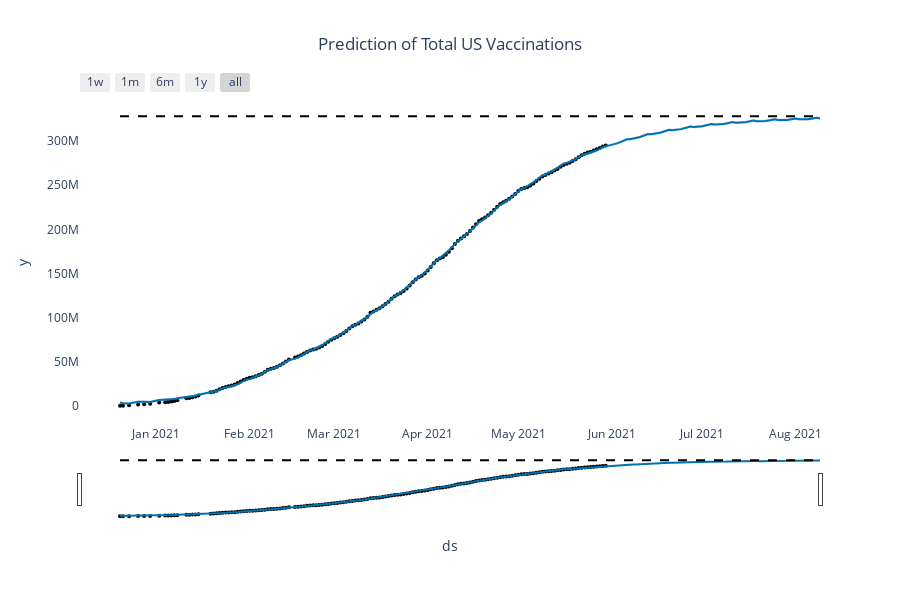

Source (notebook cell):
### Code cell
total_vacc_pred_fig = plot_plotly(m, forecast_total_vacc)
total_vacc_pred_fig.update_layout({'plot_bgcolor': 'rgba(0, 0, 0, 0)','paper_bgcolor': 'rgba(0, 0, 0, 0)',})
total_vacc_pred_fig.update_layout(title_text='Prediction of Total US Vaccinations', title_x=0.5)
total_vacc_pred_fig.show()

### Figure 1 — Plotly figure (JSON) as saved in the notebook; plotly's stock layout.template omitted (floating-point values rounded to 4 significant figures; data arrays with more than 128 entries replaced by an {"elided": "..."} marker saying what was removed)
{"data": [{"marker": {"color": "black", "size": 4}, "mode": "markers", "name": "Actual", "type": "scatter", "x": {"elided": "148 str values"}, "y": {"elided": "148 int values"}}, {"hoverinfo": "skip", "line": {"width": 0}, "mode": "lines", "type": "scatter", "x": {"elided": "219 str values"}, "y": {"elided": "219 float values"}}, {"fill": "tonexty", "fillcolor": "rgba(0, 114, 178, 0.2)", "line": {"color": "#0072B2", "width": 2}, "mode": "lines", "name": "Predicted", "type": "scatter", "x": {"elided": "219 str values"}, "y": {"elided": "219 float values"}}, {"fill": "tonexty", "fillcolor": "rgba(0, 114, 178, 0.2)", "hoverinfo": "skip", "line": {"width": 0}, "mode": "lines", "type": "scatter", "x": {"elided": "219 str values"}, "y": {"elided": "219 float values"}}, {"line": {"color": "black", "dash": "dash", "width": 2}, "mode": "lines", "name": "Cap", "type": "scatter", "x": {"elided": "219 str values"}, "y": {"elided": "219 int values"}}], "layout": {"height": 600, "paper_bgcolor": "rgba(0, 0, 0, 0)", "plot_bgcolor": "rgba(0, 0, 0, 0)", "showlegend": false, "title": {"text": "Prediction of Total US Vaccinations", "x": 0.5}, "width": 900, "xaxis": {"rangeselector": {"buttons": [{"count": 7, "label": "1w", "step": "day", "stepmode": "backward"}, {"count": 1, "label": "1m", "step": "month", "stepmode": "backward"}, {"count": 6, "label": "6m", "step": "month", "stepmode": "backward"}, {"count": 1, "label": "1y", "step": "year", "stepmode": "backward"}, {"step": "all"}]}, "rangeslider": {"visible": true}, "title": {"text": "ds"}, "type": "date"}, "yaxis": {"title": {"text": "y"}}}}
